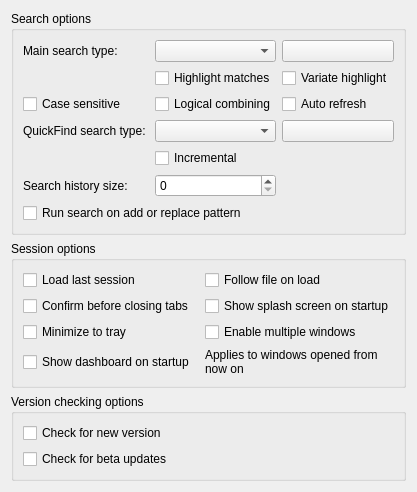
     <widget class="QWidget" name="general_tab">
      <attribute name="title">
       <string>General</string>
      </attribute>
      <layout class="QVBoxLayout" name="verticalLayout_3">
       <item>
        <widget class="QGroupBox" name="searchBox">
         <property name="sizePolicy">
          <sizepolicy hsizetype="Expanding" vsizetype="Fixed">
           <horstretch>0</horstretch>
           <verstretch>0</verstretch>
          </sizepolicy>
         </property>
         <property name="title">
          <string>Search options</string>
         </property>
         <layout class="QVBoxLayout" name="verticalLayout_4">
          <item>
           <layout class="QGridLayout" name="gridLayout">
            <item row="0" column="2">
             <widget class="QPushButton" name="mainSearchColorButton">
              <property name="text">
               <string/>
              </property>
             </widget>
            </item>
            <item row="1" column="1">
             <widget class="QCheckBox" name="highlightMainSearchCheckBox">
              <property name="text">
               <string>Highlight matches</string>
              </property>
             </widget>
            </item>
            <item row="7" column="1">
             <widget class="QCheckBox" name="incrementalCheckBox">
              <property name="layoutDirection">
               <enum>Qt::LeftToRight</enum>
              </property>
              <property name="text">
               <string>Incremental</string>
              </property>
             </widget>
            </item>
            <item row="8" column="0">
             <widget class="QLabel" name="label_11">
              <property name="text">
               <string>Search history size:</string>
              </property>
             </widget>
            </item>
            <item row="1" column="2">
             <widget class="QCheckBox" name="variateHighlightCheckBox">
              <property name="text">
               <string>Variate highlight</string>
              </property>
             </widget>
            </item>
            <item row="0" column="0">
             <widget class="QLabel" name="label_3">
              <property name="text">
               <string>Main search type: </string>
              </property>
             </widget>
            </item>
            <item row="9" column="0" colspan="2">
             <widget class="QCheckBox" name="autoRunSearchOnAddCheckBox">
              <property name="text">
               <string>Run search on add or replace pattern</string>
              </property>
             </widget>
            </item>
            <item row="4" column="0">
             <widget class="QLabel" name="label_4">
              <property name="text">
               <string>QuickFind search type: </string>
              </property>
             </widget>
            </item>
            <item row="8" column="1">
             <widget class="QSpinBox" name="searchHistorySpinBox">
              <property name="maximum">
               <number>999</number>
              </property>
             </widget>
            </item>
            <item row="0" column="1">
             <widget class="QComboBox" name="mainSearchBox">
              <property name="sizePolicy">
               <sizepolicy hsizetype="Expanding" vsizetype="Fixed">
                <horstretch>0</horstretch>
                <verstretch>0</verstretch>
               </sizepolicy>
              </property>
             </widget>
            </item>
            <item row="4" column="2">
             <widget class="QPushButton" name="quickFindColorButton">
              <property name="text">
               <string/>
              </property>
             </widget>
            </item>
            <item row="4" column="1">
             <widget class="QComboBox" name="quickFindSearchBox">
              <property name="sizePolicy">
               <sizepolicy hsizetype="Expanding" vsizetype="Fixed">
                <horstretch>0</horstretch>
                <verstretch>0</verstretch>
               </sizepolicy>
              </property>
             </widget>
            </item>
            <item row="2" column="0">
             <widget class="QCheckBox" name="caseSensitiveCheckBox">
              <property name="text">
               <string>Case sensitive</string>
              </property>
             </widget>
            </item>
            <item row="2" column="1">
             <widget class="QCheckBox" name="logicalCombiningCheckBox">
              <property name="text">
               <string>Logical combining</string>
              </property>
             </widget>
            </item>
            <item row="2" column="2">
             <widget class="QCheckBox" name="autoRefreshCheckBox">
              <property name="text">
               <string>Auto refresh</string>
              </property>
             </widget>
            </item>
           </layout>
          </item>
         </layout>
        </widget>
       </item>
       <item>
        <widget class="QGroupBox" name="sessionBox">
         <property name="title">
          <string>Session options</string>
         </property>
         <layout class="QGridLayout" name="gridLayout_2">
          <item row="2" column="0">
           <widget class="QCheckBox" name="minimizeToTrayCheckBox">
            <property name="text">
             <string>Minimize to tray</string>
            </property>
           </widget>
          </item>
          <item row="0" column="0">
           <widget class="QCheckBox" name="loadLastSessionCheckBox">
            <property name="text">
             <string>Load last session</string>
            </property>
           </widget>
          </item>
          <item row="0" column="1">
           <widget class="QCheckBox" name="followFileOnLoadCheckBox">
            <property name="text">
             <string>Follow file on load</string>
            </property>
           </widget>
          </item>
          <item row="2" column="1">
           <widget class="QCheckBox" name="multipleWindowsCheckBox">
            <property name="text">
             <string>Enable multiple windows</string>
            </property>
           </widget>
          </item>
          <item row="1" column="0">
           <widget class="QCheckBox" name="confirmTabCloseCheckBox">
            <property name="text">
             <string>Confirm before closing tabs</string>
            </property>
           </widget>
          </item>
          <item row="1" column="1">
           <widget class="QCheckBox" name="showSplashScreenCheckBox">
            <property name="text">
             <string>Show splash screen on startup</string>
            </property>
           </widget>
          </item>
          <item row="3" column="0">
           <widget class="QCheckBox" name="showDashboardCheckBox">
            <property name="text">
             <string>Show dashboard on startup</string>
            </property>
           </widget>
          </item>
          <item row="3" column="1">
           <widget class="QLabel" name="showDashboardHintLabel">
            <property name="text">
             <string>Applies to windows opened from now on</string>
            </property>
            <property name="wordWrap">
             <bool>true</bool>
            </property>
           </widget>
          </item>
         </layout>
        </widget>
       </item>
       <item>
        <widget class="QGroupBox" name="versionCheckingBox">
         <property name="title">
          <string>Version checking options</string>
         </property>
         <layout class="QVBoxLayout" name="verticalLayout_7">
          <item>
           <widget class="QCheckBox" name="checkForNewVersionCheckBox">
            <property name="text">
             <string>Check for new version</string>
            </property>
           </widget>
          </item>
          <item>
           <widget class="QCheckBox" name="checkForBetaVersionCheckBox">
            <property name="toolTip">
             <string>When enabled, checks for beta versions on every application start</string>
            </property>
            <property name="text">
             <string>Check for beta updates</string>
            </property>
           </widget>
          </item>
         </layout>
        </widget>
       </item>
       <item>
        <spacer name="verticalSpacer">
         <property name="orientation">
          <enum>Qt::Vertical</enum>
         </property>
         <property name="sizeHint" stdset="0">
          <size>
           <width>20</width>
           <height>0</height>
          </size>
         </property>
        </spacer>
       </item>
      </layout>
     </widget>
